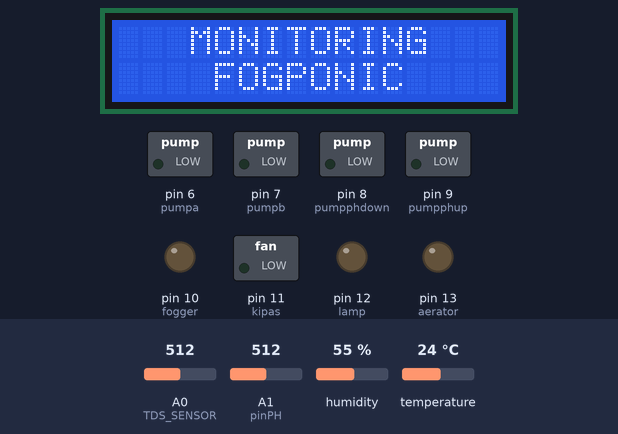
This sketch was run on a simulated Arduino Uno, built with avr-gcc and run on an emulated ATmega328P. Parts: 16×2 character LCD, switched loads named in the sketch (green lamp = pin HIGH), output pins drawn as LEDs (lit = HIGH). The inputs (shaded band) are chosen by the test bench; at power-on: A1 (pinPH) = 512, A0 (TDS_SENSOR) = 512, humidity 55 %, temperature 24 °C. The local clock reads 2024-03-15 10:24:30 at power-on unless the sketch sets it; what the sketch prints to the serial monitor is not drawn.

Above: at 0.2 s.
3.4 s: A1 (pinPH) set to 547
At 16.4 s:
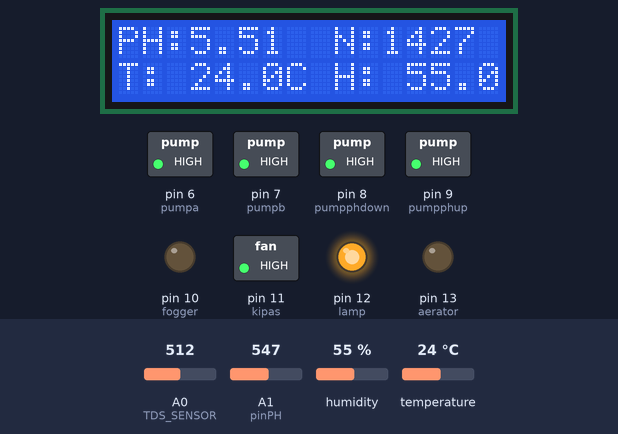
17.3 s: A1 (pinPH) set to 582
At 29.4 s:
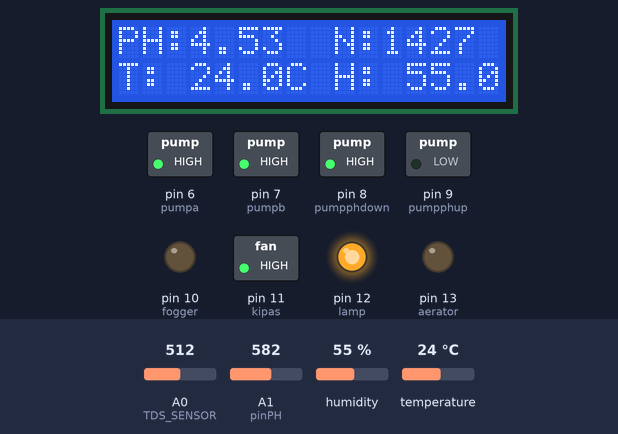
29.7 s: A0 (TDS_SENSOR) set to 420
At 41.7 s:
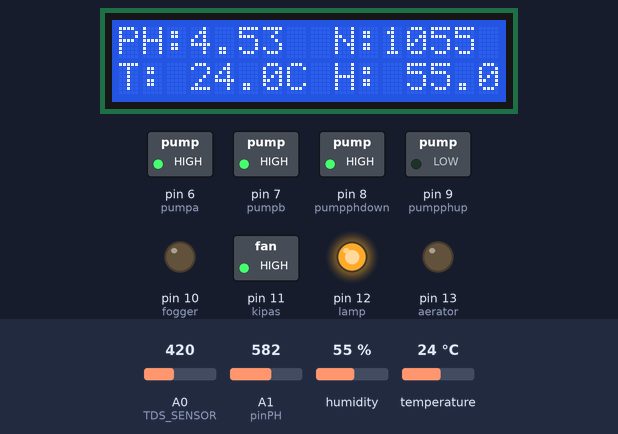
42.1 s: A0 (TDS_SENSOR) set to 391
At 53.7 s:
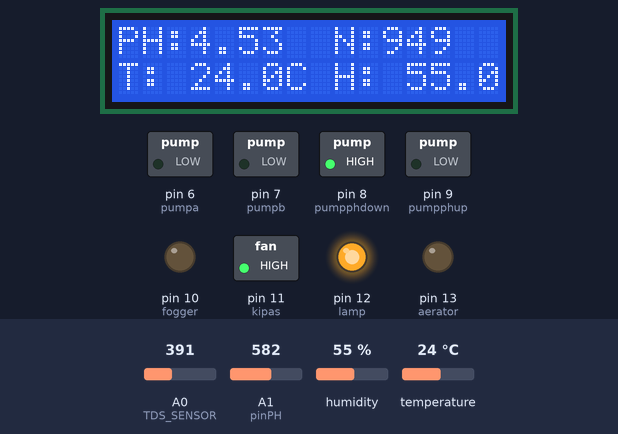
54.5 s: A1 (pinPH) set to 306
At 66.6 s:
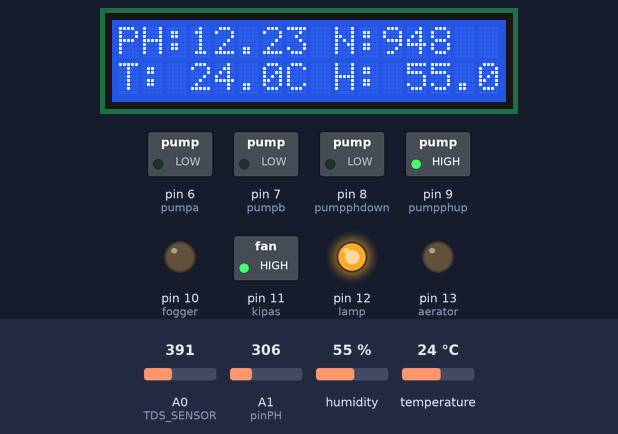
66.9 s: A0 (TDS_SENSOR) set to 716
At 79.0 s:
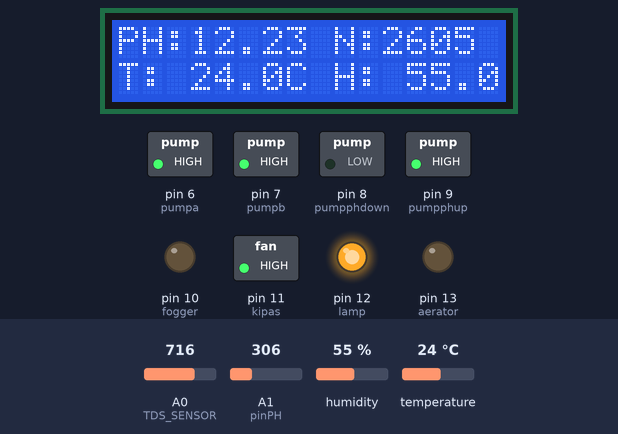
Timing chart, 0 to 80.5 s (numbered marks = the images above; inputs shaded):
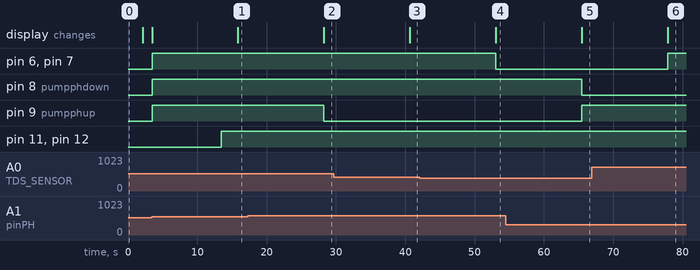

Measured:
- the behaviour switches between 565 and 566 on A1 (pinPH) (found by bisection; images 1 and 2)
- the behaviour switches between 405 and 404 on A0 (TDS_SENSOR) (found by bisection; images 3 and 4)
- after the input at 17.3 s, pin 9 (pumpphup): HIGH → LOW after 11.0 s; the display: changes after 11.0 s (image 2)
- after the input at 29.7 s, the display: changes after 11.0 s (image 3)
- after the input at 42.1 s, pin 6 (pumpa), pin 7 (pumpb): HIGH → LOW after 11.0 s; the display: changes after 11.0 s (image 4)
- after the input at 54.5 s, pin 8 (pumpphdown): HIGH → LOW after 11.0 s; pin 9 (pumpphup): LOW → HIGH after 11.0 s; the display: changes after 11.0 s (image 5)
- after the input at 66.9 s, pin 6 (pumpa), pin 7 (pumpb): LOW → HIGH after 11.0 s; the display: changes after 11.0 s (image 6)

The sketch:

code_arduino.ino
```cpp
#include "GravityTDS.h"
#include "DHT.h"
#include <LiquidCrystal_I2C.h>
#include <SoftwareSerial.h>
#include <Wire.h>
#include "RTClib.h"
#include <EEPROM.h>


RTC_DS3231 rtc;
char daysOfTheWeek[7][12] = {"Minggu", "Senin", "Selasa", "Rabu", "Kamis", "Jumat", "Sabtu"};
#define detik now.second()
#define menit now.minute()
#define jam now.hour()
#define tanggal now.day()
#define hari daysOfTheWeek[now.dayOfTheWeek()]
#define bulan now.month()
#define tahun now.year()

LiquidCrystal_I2C lcd(0x27, 16, 2);
SoftwareSerial serialtoESP(3, 4);  // RX, TX

#define DHTPIN 2
#define DHTTYPE DHT22
DHT dht(DHTPIN, DHTTYPE);


#define TDS_SENSOR A0
//#define EEPROM_SIZE 512
//GravityTDS gravityTds;
//float temperature = 25, tdsValue = 0;
float tdsValue =0;
float voltage = 0;

int pinPH = A1;
float calibration_value = 21.72; //
int phval = 0;
unsigned long int avgval;
int buffer_arr[10], temp;

int pumpa = 6;
int pumpb = 7;
int pumpphdown = 8;
int pumpphup = 9;
int fogger = 10;
int kipas = 11;
int lamp = 12;
int aerator = 13;

void setup() {
  // put your setup code here, to run once:
  Serial.begin(9600);
  serialtoESP.begin(9600);
  Wire.begin();
  rtc.begin();
  dht.begin();

  if (! rtc.begin()) {
    Serial.println("Couldn't find RTC");
    while (1);
  }
  if (! rtc.lostPower()) {
    Serial.println("RTC lost power, lets set the time!");
//     setting otomatis sesuai waktu program dicompile
     rtc.adjust(DateTime(F(__DATE__), F(__TIME__)));
//     setting manual
//     January 21, 2014 at 3am you would call:
     rtc.adjust(DateTime(2024, 7, 10, 12, 50, 0));

  }
   rtc.adjust(DateTime(F(__DATE__), F(__TIME__)));

//  gravityTds.setPin(TdsSensorPin);
//  gravityTds.setAref(5.0);  //reference voltage on ADC, default 5.0V on Arduino UNO
//  gravityTds.setAdcRange(1024);  //1024 for 10bit ADC;4096 for 12bit ADC
//  gravityTds.begin();  //initialization

  pinMode(pumpa, OUTPUT);
  pinMode(pumpb, OUTPUT);
  pinMode(pumpphdown, OUTPUT);
  pinMode(pumpphup, OUTPUT);
  pinMode(fogger, OUTPUT);
  pinMode(kipas, OUTPUT);
  pinMode(lamp, OUTPUT);
  pinMode (aerator, OUTPUT);

  lcd.init();
  lcd.backlight();

  lcd.setCursor(0, 0);             //tampilan lcd awal
  lcd.print("   MONITORING   ");
  lcd.setCursor(0, 1);
  lcd.print("    FOGPONIC    ");
  delay(2000);
  lcd.clear();
}

void loop() {
  // put your main code here, to run repeatedly:
  DateTime now = rtc.now();
  Serial.print(hari);
  Serial.print(", ");
  Serial.print(jam, DEC);
  Serial.print(":");
  Serial.print(menit, DEC);
  Serial.print(":");
  Serial.print(detik, DEC);
  Serial.println("  ");

  for(int i=0; i<10; i++) {
    buffer_arr[i] = analogRead(pinPH);
  delay(30);
  }
  for(int i=0; i<9; i++) {
    for(int j=i+1; j<10; j++) {
      if (buffer_arr[i] > buffer_arr[j]) {
        temp = buffer_arr[i];
        buffer_arr[i] = buffer_arr[j];
        buffer_arr[j] = temp;
      }
    }
  }
  avgval = 0;

  for(int i=2; i<8; i++)
    avgval += buffer_arr[i];

  float volt=(float)avgval*5.0/1024/6;
  float ph_act = -5.70 * volt + calibration_value;
  ph_act = 1.0026*ph_act - 1.0077;
  Serial.println(ph_act);

//  gravityTds.setTemperature(temperature);  // set the temperature and execute temperature compensation
//  gravityTds.update();  //sample and calculate
//  tdsValue = gravityTds.getTdsValue();  // then get the value
//  if (tdsValue < 8.91){
//    tdsValue = 0;
//  } else {
//    tdsValue = 1.1455*tdsValue - 9.2106;
//  }
   for (int i = 0; i < 100; i++) {
        voltage = voltage+(analogRead(TDS_SENSOR)*3.3/1024);
        delay(10);
      }
      voltage = voltage/100;
      Serial.println(voltage);
      float compVoltage=voltage/(1.0+0.02*(0));
      tdsValue = (133.42*compVoltage*compVoltage*compVoltage - 255.86*compVoltage*compVoltage + 857.39*compVoltage)*0.5; //Convert voltage value to TDS value
      if (tdsValue <97.13){
        tdsValue = 0;
      } else {
        tdsValue = 2.4989*tdsValue-241.71;
      }
  Serial.print(tdsValue,0);
  Serial.println("ppm");

  float t = dht.readTemperature();
  float h = dht.readHumidity();
//  if (isnan(h) || isnan(t)) {
//    Serial.println("Failed to read from DHT sensor!");
//    return;
//  }
  Serial.print("Temperature: ");
  Serial.print(t);
  Serial.print(" *C ");
  Serial.print("Humidity: ");
  Serial.println(h);

  lcd.setCursor(0, 0);
  lcd.print("PH:");
  lcd.print(ph_act);


  lcd.setCursor(9, 0);
  lcd.print("N:");
  lcd.print(tdsValue,0);
  lcd.print(" ");

  lcd.setCursor(0, 1);
  lcd.print("T: ");
  lcd.print(t,1);
  lcd.print("C ");

  lcd.setCursor(9, 1);
  lcd.print("H: ");
  lcd.print(h,1);
  lcd.print("% ");

  digitalWrite (aerator,LOW);

  if (tdsValue < 1000) {
    digitalWrite(pumpa, LOW);
    digitalWrite(pumpb, LOW);
  }
  else {
    digitalWrite(pumpa, HIGH);
    digitalWrite(pumpb, HIGH);
  }

  if (ph_act > 6.5) {
    digitalWrite(pumpphdown, LOW);
  }
  else {
    digitalWrite(pumpphdown, HIGH);
  }
  if (ph_act < 5) {
    digitalWrite(pumpphup, LOW);
  }
  else {
    digitalWrite(pumpphup, HIGH);
  }
//

    if ( h > 95) {
    digitalWrite(fogger, HIGH);
    delay(10000);
  }
  if (h>95) {
  digitalWrite(kipas, LOW);
  }
      if ( h < 85) {
    digitalWrite(fogger, LOW);
    delay(10000);
  }
  if ( h <95) {
     digitalWrite(kipas, HIGH);
  }

  if (jam >= 5 && jam <= 18) {
    digitalWrite(lamp, LOW);
  }
  if (jam < 5) {
    digitalWrite(lamp, HIGH);
  }
  if (jam > 18) {
    digitalWrite(lamp, HIGH);
  }

  int datapumpa = digitalRead(pumpa);
  int datapumpb = digitalRead(pumpb);
  int datapumpphdown = digitalRead(pumpphdown);
  int datapumpphup = digitalRead(pumpphup);
  int datafogger = digitalRead(fogger);
  int datakipas = digitalRead(kipas);
  int datalamp = digitalRead(lamp);
  int dataaerator = digitalRead(aerator);

  Serial.print(datapumpa);

  // -- Kirim data ke ESP --
  serialtoESP.print(ph_act);
  serialtoESP.print("A");
  serialtoESP.print(tdsValue);
  serialtoESP.print("B");
  serialtoESP.print(t);
  serialtoESP.print("C");
  serialtoESP.print(h);
  serialtoESP.print("D");
  serialtoESP.print(datapumpa);
  serialtoESP.print("E");
  serialtoESP.print(datapumpb);
  serialtoESP.print("F");
  serialtoESP.print(datapumpphdown);
  serialtoESP.print("G");
  serialtoESP.print(datapumpphup);
  serialtoESP.print("H");
  serialtoESP.print(datafogger);
  serialtoESP.print("I");
  serialtoESP.print(datakipas);
  serialtoESP.print("J");
  serialtoESP.print(datalamp);
  serialtoESP.print("K");
  serialtoESP.print(dataaerator);
  serialtoESP.print("L");
  serialtoESP.print("\n");

  delay(1000);
}
```
